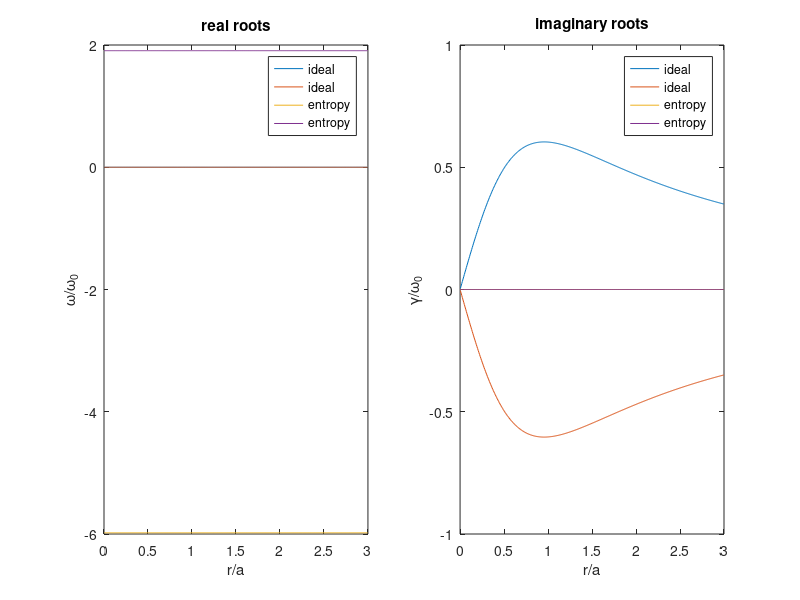
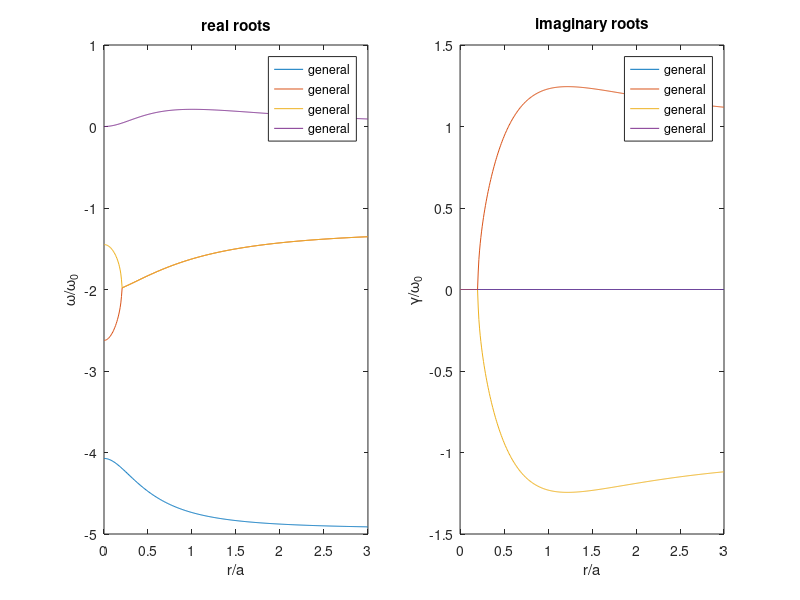
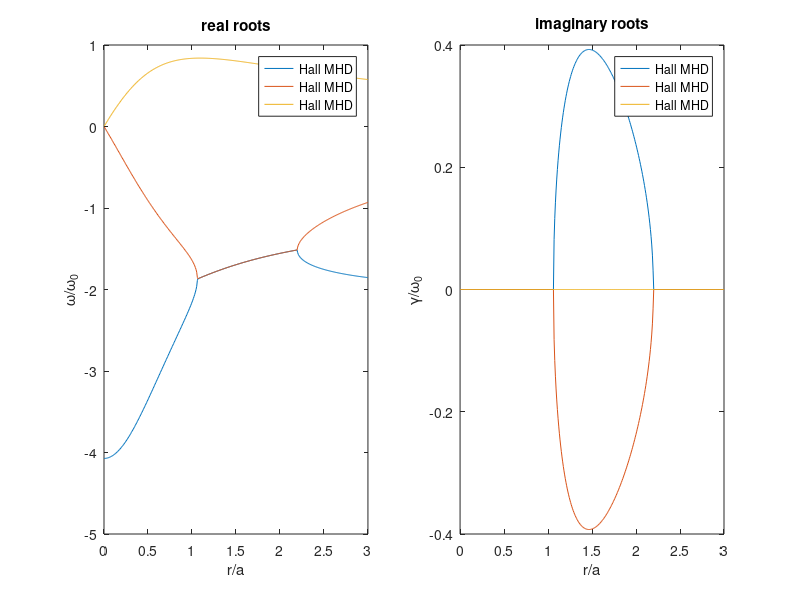
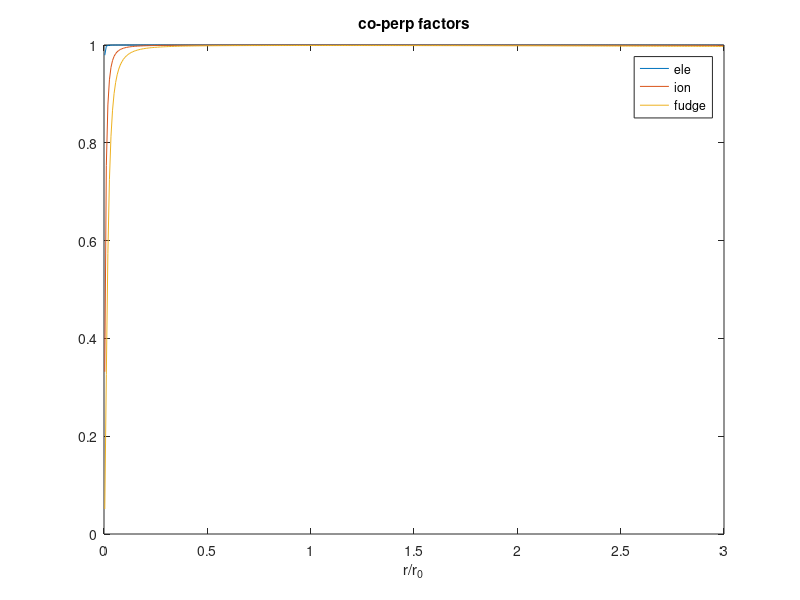

The MATLAB script that drew these images, in order:
%%%%%%%%%%%%%%%%%%%%
%%%
%%%    d(P+B^2/2)/dr + B^2/r  = 0
%%%    or 
%%%    d(rP)/r - P/r + d(rB)/dr/r*B = 0;
%%%
%%%    d(r*(P+B^2/2))/dr - (P-B^2/2) = 0
%%%
%%%    calculate stability region from Kadomtsev 1960 Eqs 29 and 31
%%%    for Bennett equilibrium profiles of zpinch
%%%
%%%    P = a^4/(a^2+r^2)^2
%%%    B = sqrt(2)*a*r/(a^2+r^2)
%%%
%%%    gamma = 5/3, beta = 2*P/B^2
%%%
%%%    ideal sausage: w^2 ~ dlnP/dlnr + 4*gamma/(2+gamma*beta)
%%%
%%%    drift-ideal entropy (if sausage satisifed)
%%%    dlnT/dlnr + 1 + (7/10 + beta/4)*dlnP/dlnr > 0:
%%%    Note that 7/10 = (2*gamma-1)/(2*gamma), gamma = 5/3
%%%
%%%
%%%    r is normalized by some r0, 
%%%    U is normalized by sqrt(P0/(MiN0)) = sqrt(2*T0/Mi) = Cs0
%%%    omega is normalized by omega0=Cs0/r0
%%%
%%%%%%%%%%%%%%%%%%%%
clear all;


%%%   specify input parameters
%
gamma = 5/3; %2.1; %5/3; %2.1;  % adiabatic coefficient
ka = 12;      % normalized wavenumber
Li = 1.5e-6;  % omega0/Omegai0 = ion inertial length / r0
Li = 0.12;  % omega0/Omegai0 = ion inertial length / r0

nuT = 0; %200;    % normalized thermalization rate


%%%   set radial grid
%
nr = 400;
R  = 3;
a  = 1;
dr = R/nr;


%%%   calculate Bennett profiles, qP, and plasma beta
%
rcc = dr/2:dr:R-dr/2;
x = rcc/a;
P = 1./(1+x.^2).^2;
B = sqrt(2)*x./(1+x.^2);
P(end) = P(end-1);
B(end) = B(end-1)*rcc(end-1)/rcc(end);
qP = -4*x.^2./(1+x.^2); % dlnP/dlnr
qT = 0*x;               % dlnT/dlnr
beta = 1./x.^2;         % plasma beta, 2*P/B^2;


%%%%%%%%%%%%%%%%%%%%%%%%%%%%%%%%%%%%%%%%%%%%%%%%%%%%%%%%%%%%%%%%%%%%%%%%%%%
%%%
%%%
%%%          compute modes in limit where k*rhos = kR*Li << 1
%%%          Kadomtsev 1960 Eqs 29 and 30
%%%
%%%
%%%%%%%%%%%%%%%%%%%%%%%%%%%%%%%%%%%%%%%%%%%%%%%%%%%%%%%%%%%%%%%%%%%%%%%%%%%

%%%   compute growth rate from ideal MHD (neglect magnetosonic waves)
%
omega2 = 2.0./rcc.^2.*(qP + 4*gamma./(2 + gamma*beta));
omega = sqrt(omega2);


%%%   compute growth rate from entropy mode (Kadomtsev)
%
nuTstar = 2*nuT*rcc.*B/(ka*Li);
a0 = (2*rcc.*B/(ka*Li)).^2;
b0 = -2*rcc.*B/(ka*Li).*(2*qP - 1i*nuTstar);
RHS = gamma^2*(4 + beta.*qP).^2./(4*gamma + qP.*(2 + gamma*beta)).* ...
      (1 + ((2*gamma-1)./(2*gamma)+beta/4).*qP - qT);
c0 = qP.*(qP -1i*nuTstar) - RHS;

omega_entropy = zeros(length(rcc),2);
for i=1:length(rcc)
    thisp = [a0(i) b0(i) c0(i)];
    omega_entropy(i,:) = roots(thisp);
end
real_entropy = qP./rcc./B/2*ka*Li;
gamma_entropy = sqrt(-RHS)./rcc./B/2*ka*Li;
%omega2_entropy = 1+((2*gamma-1)/(2*gamma)+beta/4).*qP;
%figure(4); hold on; plot(x,omega2_entropy); box on;


%%%   plot equilibrium profiles
%
close(figure(11));
f11=figure(11); set(f11,'position',[1400 900 560 420]);
plot(rcc,P,rcc,B,rcc,beta); axis([0 3 0 1]);
xlabel('r/r_0'); title('normalized equilibrium profiles');
legend('pressure','magnetic field','plasma \beta=2P/B^2');
axis('square'); grid on;


%%%   plot growth rate for ideal modes
%
f2=figure(2); set(f2,'position',[1400 400 1100 420]);
subplot(1,2,1);
hold on; plot(rcc,real(omega),'displayName','ideal'); box on; 
hold on; plot(rcc,real(-omega),'displayName','ideal'); box on; 
title('real roots'); xlabel('r/a'); ylabel('\omega/\omega_0');
%lg21 = legend('show'); set(lg21,'location','best');
%
subplot(1,2,2);
hold on; plot(rcc,imag(omega),'displayName','ideal'); box on; 
hold on; plot(rcc,imag(-omega),'displayName','ideal'); box on; 
title('imaginary roots'); xlabel('r/a'); ylabel('\gamma/\omega_0');
%lg22 = legend('show'); set(lg22,'location','best');


%%%   plot growth rate for entropy modes
%
%f3=figure(3); set(f3,'position',[1400 100 1100 420]);
%
subplot(1,2,1);
%hold on; plot(rcc,real_entropy,'displayName','entropy'); box on; 
hold on; plot(rcc,real(omega_entropy(:,1)),'displayName','entropy'); box on; 
hold on; plot(rcc,real(omega_entropy(:,2)),'displayName','entropy'); box on; 
title('real roots'); xlabel('r/a'); ylabel('\omega/\omega_0');
lg21 = legend('show'); set(lg21,'location','best');
%
subplot(1,2,2);
%hold on; plot(rcc,gamma_entropy,'displayName','entropy'); box on; 
hold on; plot(rcc,imag(omega_entropy(:,1)),'displayName','entropy'); box on; 
hold on; plot(rcc,imag(omega_entropy(:,2)),'displayName','entropy'); box on; 
title('imaginary roots'); xlabel('r/a'); ylabel('\gamma/\omega_0');
lg22 = legend('show'); set(lg22,'location','best');



%%%%%%%%%%%%%%%%%%%%%%%%%%%%%%%%%%%%%%%%%%%%%%%%%%%%%%%%%%%%%%%%%%%%%%%%%%%
%%%
%%%
%%%          compute modes from full dispersion (sans thermalization)
%%%          Kadomtsev 1960 Eqs 26-28
%%%
%%%
%%%%%%%%%%%%%%%%%%%%%%%%%%%%%%%%%%%%%%%%%%%%%%%%%%%%%%%%%%%%%%%%%%%%%%%%%%%

krhoi = ka*Li./B/sqrt(2);
krhos = krhoi*sqrt(2);

c4 = (gamma-1)/gamma-(1+beta/2);
c3 = 2*qP.*(1+beta/2-(gamma-1)/gamma) - 4;
c2 = (gamma-1)/gamma*qP.*(qP-gamma*(2+beta/2.*qP)-4./krhoi.^2) ... 
   + 4./krhoi.^2.*(2+(1+beta/2).*qP) + 8*qP ...
   - (1+beta/2).*(qP.^2-gamma*(2+beta/2.*qP).*(2+((gamma-1)/gamma+beta/2).*qP));
c1 = (gamma-1)/gamma*8*qP.^2./(krhoi).^2 - 8*qP.*(2+(1+beta/2).*qP)./krhoi.^2 ...
   - 4*qP.^2 + 4*gamma*(2+beta/2.*qP).*(2+((gamma-1)/gamma+beta/2).*qP);
c0 = -4*qP.^2./krhoi.^2.*(gamma-1)/gamma.*(qP-gamma*(2+beta/2.*qP)) ...
   + 4./krhoi.^2.*(2+(1+beta/2).*qP).*(qP.^2-gamma*(2+beta/2.*qP).*(2+((gamma-1)/gamma+beta/2).*qP));

% c4 = c4.*(2*rcc.*B/(kR*Li)).^4;
% c3 = c3.*(2*rcc.*B/(kR*Li)).^3;
% c2 = c2.*(2*rcc.*B/(kR*Li)).^2;
% c1 = c1.*(2*rcc.*B/(kR*Li)).^1;


omega_total = zeros(length(rcc),4);
for i=1:length(rcc)
    thisp = [c4(i) c3(i) c2(i) c1(i) c0(i)];
    omega_total(i,:) = roots(thisp);
    omega_total(i,:) = omega_total(i,:)*ka*Li/(2*rcc(i)*B(i));
end



%%%   plot growth from general 4th order solution
%
f3=figure(3); set(f3,'position',[1400 400 1100 420]);
%
subplot(1,2,1);
hold on; plot(rcc,real(omega_total),'displayName','general'); box on; 
title('real roots'); xlabel('r/a'); ylabel('\omega/\omega_0');
lg31 = legend('show'); set(lg21,'location','best');
%
subplot(1,2,2);
hold on; plot(rcc,imag(omega_total),'displayName','general'); box on; 
title('imaginary roots'); xlabel('r/a'); ylabel('\gamma/\omega_0');
lg32 = legend('show'); set(lg22,'location','best');




%%%%%%%%%%%%%%%%%%%%%%%%%%%%%%%%%%%%%%%%%%%%%%%%%%%%%%%%%%%%%%%%%%%%%%%%%%%
%%%
%%%
%%%          compute modes from MHD with full Ohms law, but
%%%          only standard entropy density equation
%%%
%%%
%%%%%%%%%%%%%%%%%%%%%%%%%%%%%%%%%%%%%%%%%%%%%%%%%%%%%%%%%%%%%%%%%%%%%%%%%%%


c3 = (gamma-1)/gamma - (1+beta/2);
c2 = -(gamma-1)/gamma*qP - 4 + qT;
c1 = 4./krhoi.^2.*(2 + (1+beta/2).*qP - (gamma-1)/gamma*qP);
c0 = 4*qP./krhoi.^2.*((gamma-1)/gamma*qP - qT);



omega_FullOhms = zeros(length(rcc),3);
for i=1:length(rcc)
    thisp = [c3(i) c2(i) c1(i) c0(i)];
    omega_FullOhms(i,:) = roots(thisp);
    omega_FullOhms(i,:) = omega_FullOhms(i,:)*ka*Li/(2*rcc(i)*B(i));
end


%%%   plot growth from Full Ohms law
%
f4=figure(4); set(f4,'position',[1400 400 1100 420]);
%
subplot(1,2,1);
hold on; plot(rcc,real(omega_FullOhms),'displayName','Hall MHD'); box on; 
title('real roots'); xlabel('r/a'); ylabel('\omega/\omega_0');
lg31 = legend('show'); set(lg21,'location','best');
%
subplot(1,2,2);
hold on; plot(rcc,imag(omega_FullOhms),'displayName','Hall MHD'); box on; 
title('imaginary roots'); xlabel('r/a'); ylabel('\gamma/\omega_0');
lg32 = legend('show'); set(lg22,'location','best');
 


%%%%%%%%%%%%%%%%%%%%%
%%%
%%%   plot Spitzer factors for diamagnetic heat flux
%%%
%%%



%%%   characteristic values
%
aMn = 1.0;      % fuze deuterium
r0 = 0.091e-2;   % fuze a=0.09 cm,
N0 = 4.25e24;    % fuze n0 = 4e18/cc
T0 = 1270;      % fuze [eV]


%%%   physical constants and mass calculation
%
qe  = 1.602176487e-19; % electron charge [C]
amu = 1.6605402e-27;   % atomic mass unit [kg]
me  = 9.1094e-31;      % electron mass [kg]
Mi  = aMn*amu;         % ion mass [kg]
mu0 = 4*pi*1e-7;       % permeability of free space [H/m]
%
P0 = 2.0*N0*T0*qe;            % pressure [J/m^3]
B0 = sqrt(mu0*P0);            % magnetic field [T]


%%%   calculate collision time (Braginskii pg 215 (1965))
%
Clog = 24-log(sqrt(N0*1e-6)/T0);
Clogii = 23-log(sqrt(2*N0*1e-6)/T0^1.5);
tau_e = 3.5e4*T0^1.5/(Clog/10)/(N0*1e-6); % electron collison time [s]
tau_i = 3.0e6*T0^1.5/(Clogii/10)/(N0*1e-6)*sqrt(aMn/2); % ion collison time [s]


wci = qe*B0/Mi; % ion cyclotron frequency [Hz]
wce = qe*B0/me; % electron cyclotron frequency [Hz]


%%%   calculate wctau factors for co-perp heat fluxes
%
Xele = wce*tau_e*B;
Xion = wci*tau_i*B;

Dele = Xele.^4 + 14.79*Xele.^2 + 3.7703;
Dion = Xion.^4 +  2.70*Xion.^2 + 0.6770;

coPerpFactor_ele = Xele.^2.*(5/2*Xele.^2 + 21.67)./Dele;
coPerpFactor_ion = Xion.^2.*(5/2*Xion.^2 +  4.65)./Dion;
coPerpFactor_fudge = (85*B).^2./((85*B).^2+3.7703); % simulation fudge

f11=figure(11); 
plot(rcc,coPerpFactor_ele/(5/2),'displayName','ele');
hold on; plot(rcc,coPerpFactor_ion/(5/2),'displayName','ion');
hold on; plot(rcc,coPerpFactor_fudge,'displayName','fudge');
xlabel('r/r_0'); title('co-perp factors');
lg11=legend('show');
% 






